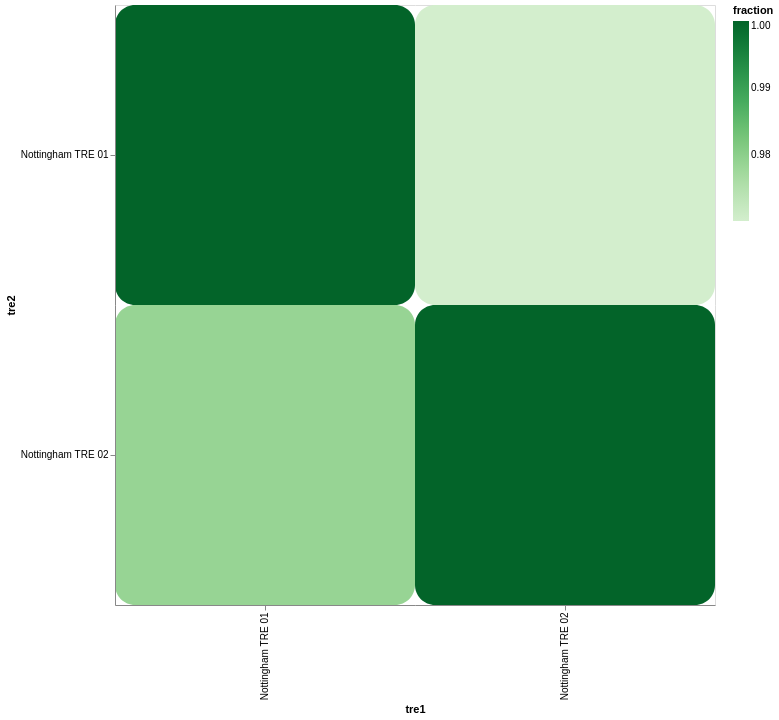

The notebook cell this image was saved under:
### Markdown cell above
You can get a heatmap of how many codes are in each combination of datasets as a heatmap with `.plot_count_heatmap`

### Code cell
codesets.plot_count_heatmap().properties(width=600, height=600)

### Figure 1 — Vega-Lite specification as saved in the notebook (floating-point values rounded to 4 significant figures)
{"config": {"view": {"continuousWidth": 300, "continuousHeight": 300}}, "data": {"name": "data-337191ecc19bb363e2e8a02f8438dc08"}, "mark": {"type": "rect", "cornerRadius": 20}, "encoding": {"color": {"field": "fraction", "scale": {"scheme": "greens"}, "type": "quantitative"}, "tooltip": {"field": "count", "type": "quantitative"}, "x": {"field": "tre1", "type": "nominal"}, "y": {"field": "tre2", "type": "nominal"}}, "height": 600, "width": 600, "$schema": "https://vega.github.io/schema/vega-lite/v6.1.0.json", "datasets": {"data-337191ecc19bb363e2e8a02f8438dc08": [{"tre1": "Nottingham TRE 01", "tre2": "Nottingham TRE 01", "count": 796, "fraction": 1.0}, {"tre1": "Nottingham TRE 01", "tre2": "Nottingham TRE 02", "count": 779, "fraction": 0.9786}, {"tre1": "Nottingham TRE 02", "tre2": "Nottingham TRE 01", "count": 779, "fraction": 0.9701}, {"tre1": "Nottingham TRE 02", "tre2": "Nottingham TRE 02", "count": 803, "fraction": 1.0}]}}
